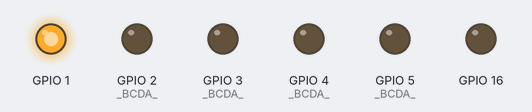
The sketch below on a simulated ESP32. On the bench: output pins drawn as LEDs (lit = HIGH).

Above: at 3.5 s.
At 5.5 s:
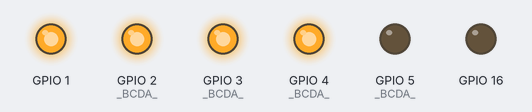
At 8.5 s:
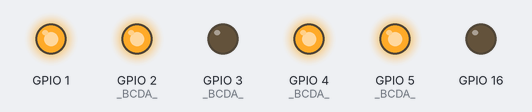
At 13.5 s:
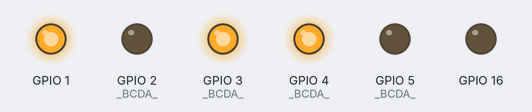
At 18.5 s:
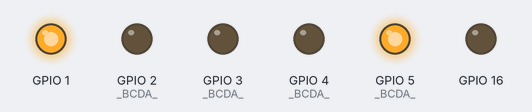
At 24.5 s:
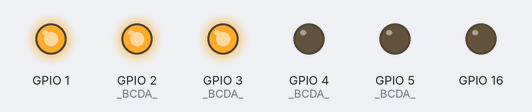
Timing chart, 0 to 25.1 s (numbered marks = the images above):
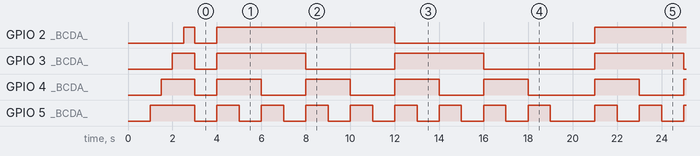

The sketch:

4_bit_Counter.ino
```cpp
/*
  ESP32 4 BIT uint8_t COUNTER
  Coded by: Miguel Angel Garcia Acosta
  Contact: MAGA.DevCS@Gmail.com

  A binary state system is a system/machine that cycles through its states (Low | High) for each clock signal.
  This 4 BIT Counter is constructed by:
   - 4 Led Signal indicators (linked to 330 Ohm resistors, individually grounded)
   - ESP32 BOARD

  Task: Create a 4 BIT uint8_t Binary counter that follows the same operational mode as a 4 bit Flip-Flop JK counter.


  Binary Count:
  - 4 bit
   -- 0x00000000 --> 0 to 16

   4 bit binary Table:
   ------------------------------------
   |   B   |   C  |    D   |   A   | #
   |   0       0       0       0   | 0
   |   0       0       0       1   | 1
   |   0       0       1       0   | 2
   |   0       0       1       1   | 3
   |   0       1       0       0   | 4
   |   0       1       0       1   | 5
   |   0       1       1       0   | 6
   |   0       1       1       1   | 7
   |   1       0       0       0   | 8
   |   1       0       0       1   | 9
   |   1       0       1       0   | 10
   |   1       0       1       1   | 11
   |   1       1       0       0   | 12
   |   1       1       0       1   | 13
   |   1       1       1       0   | 14
   |   1       1       1       1   | 15
   ------------------------------------


  ALGORITHM ANALYSIS:
  START
     - DEFINE AND INITIALIZE HARDWARE SETUP
       -- SET I\O PINS
         --- DIGITAL CHANNELS 1 TO 4 AS OUTPUT {B, C, D, A}
     - INITIALIZE BYTE ARRAY __4Bit__
       -- Size 16 array
     LOOP START
     - RECURSIVE TRAVERSE: COUNT FROM 16 TO 0
       -- DISPLAY TRAVERSE STATUS TO LEDs
     LOOP END
  END
*/
// START
//
// DEFINE AND INITIALIZE HARDWARE SETUP
#define B 2 // Digital pin D2
#define C 3 // Digital pin D3
#define D 4 // Digital pin D4
#define A 5 // Digital pin D5
static const uint8_t _BCDA_[] = {B, C, D, A};
// __4Bit__ Recursive traverse size
static const uint8_t __4Bit__ = 16;
//      0b00000000, // 0  0b 0000 0000
//      0b00000001, // 1  0b 0000 0001
//      0b00000010, // 2  0b 0000 0010
//      0b00000011, // 3  0b 0000 0011
//      0b00000100, // 4  0b 0000 0100
//      0b00000101, // 5  0b 0000 0101
//      0b00000110, // 6  0b 0000 0110
//      0b00000111, // 7  0b 0000 0111
//      0b00001000, // 8  0b 0000 1000
//      0b00001001, // 9  0b 0000 1001
//      0b00001010, // 10 0b 0000 1010
//      0b00001011, // 11 0b 0000 1011
//      0b00001100, // 12 0b 0000 1100
//      0b00001101, // 13 0b 0000 1101
//      0b00001110, // 14 0b 0000 1110
//      0b00001111  // 15 0b 0000 1111
uint8_t _mask_8_ = 8; //  0b 0000 1000
uint8_t _mask_4_ = 4; //  0b 0000 0100
uint8_t _mask_2_ = 2; //  0b 0000 0010
uint8_t _mask_1_ = 1; //  0b 0000 0001
//
// SET I\O PINS
/*
   _IO_(int e) takes pin data e to initialize as OUTPUT
   @param e key data integer
*/
void _IO_(int e) {  // DIGITAL CHANNELS 1 TO 4 AS OUTPUT {B, C, D, A}
  if (e < sizeof(_BCDA_) + 1)_IO_(e + 1);
  //delay(500);
  pinMode(_BCDA_[e], OUTPUT);
  digitalWrite(e, HIGH);
  delay(500);
}
// LOOP START
/*
 * _4bit_Traverse_() Helper method
 */
void _4bit_Traverse_() {
  _4bit_Traverse_(0);
}
// - RECURSIVE TRAVERSE: COUNT FROM 16 TO 0
/*
 * _4bit_Traverse_(uint8_t e) takes input key e and
 * recursively traverses to execute a binary 4 bit count
 * @param e key data uint8_t
 */
void _4bit_Traverse_(uint8_t e) {
  if (e < __4Bit__ )  _4bit_Traverse_(e + 1);       // RECURSIVE CONDITION
  digitalWrite (_BCDA_[0], boolean ((e & _mask_8_) >> 3)); // DISPLAY TRAVERSE STATUS TO LEDs
  digitalWrite (_BCDA_[1], boolean ((e & _mask_4_) >> 2)); // DISPLAY TRAVERSE STATUS TO LEDs
  digitalWrite (_BCDA_[2], boolean ((e & _mask_2_) >> 1)); // DISPLAY TRAVERSE STATUS TO LEDs
  digitalWrite (_BCDA_[3], boolean (e &  _mask_1_));       // DELAY
  delay(1000); // delay: 1s
}
// LOOP END
void setup() {
  _IO_(0); // SET I\O PINS
}
void loop() {
  _4bit_Traverse_();
}
// END
```

Measured:
- by itself, GPIO 2 (_BCDA_): repeats every 17.0 s: HIGH 8.0 s, LOW 9.0 s
- by itself, GPIO 3 (_BCDA_): repeats every 17.0 s: HIGH 4.0 s, LOW 4.0 s, HIGH 4.0 s, LOW 5.0 s
- by itself, GPIO 4 (_BCDA_): repeats every 17.0 s: 3 × (HIGH 2.0 s, LOW 2.0 s), HIGH 2.0 s, LOW 3.0 s
- by itself, GPIO 5 (_BCDA_): repeats every 17.0 s: 7 × (HIGH 1.0 s, LOW 1.0 s), HIGH 1.0 s, LOW 2.0 s
